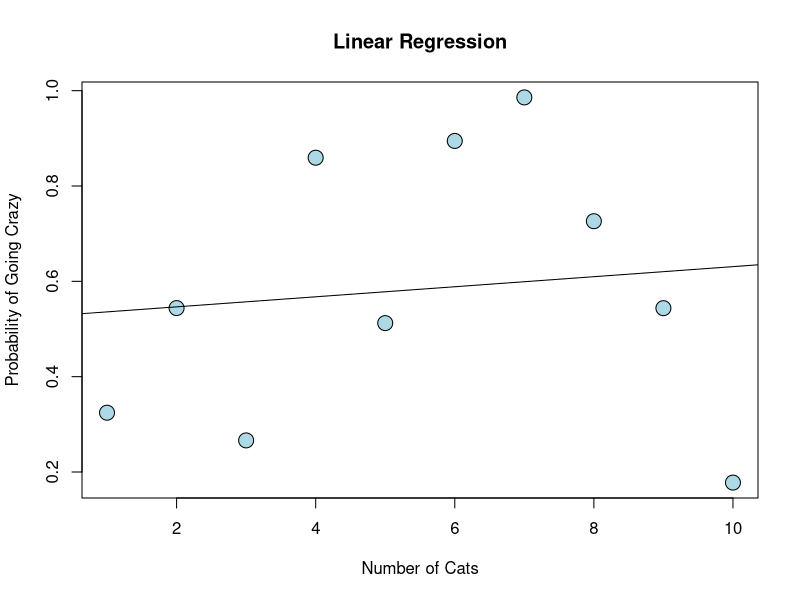
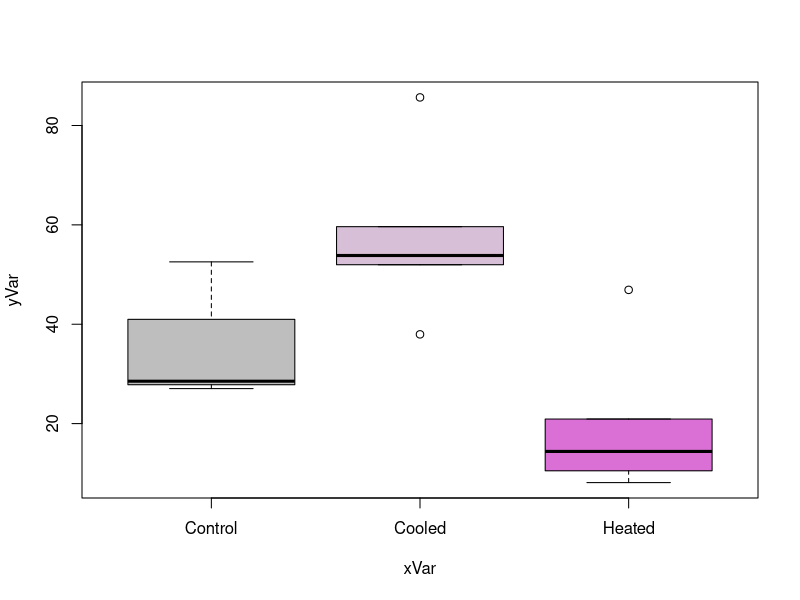
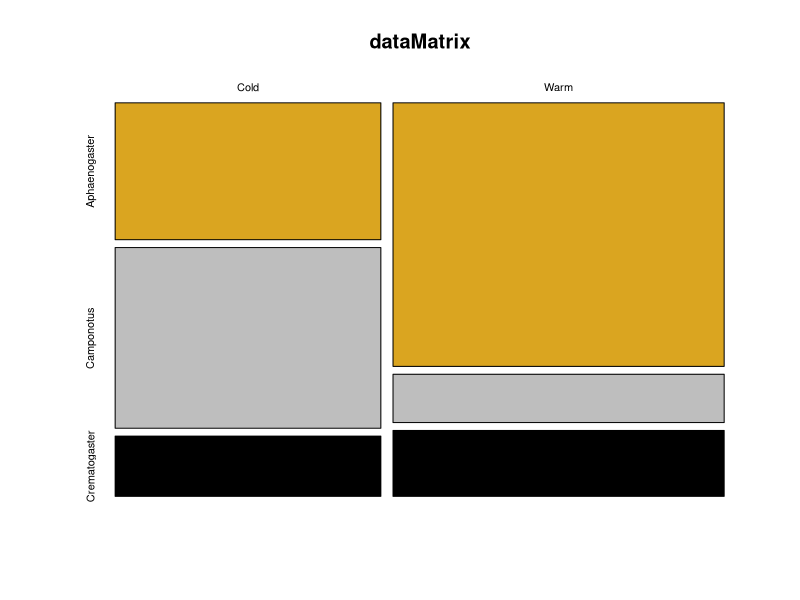
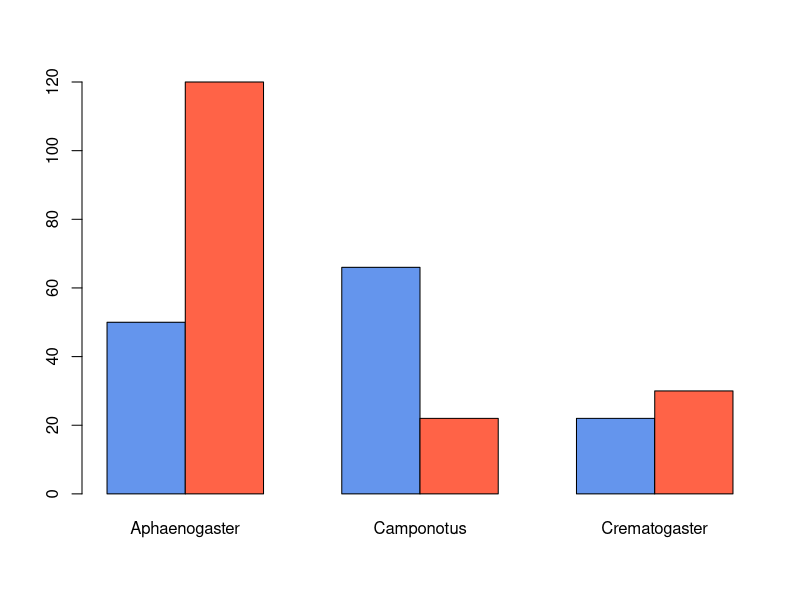
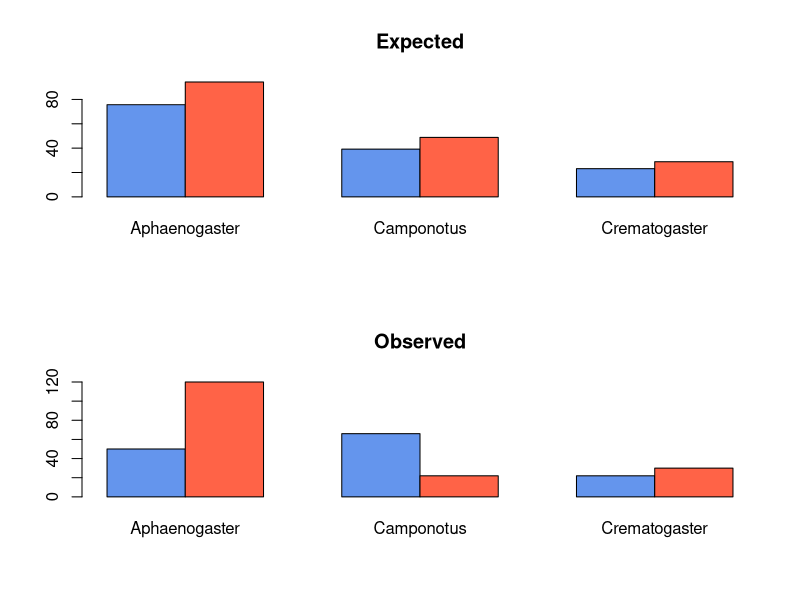
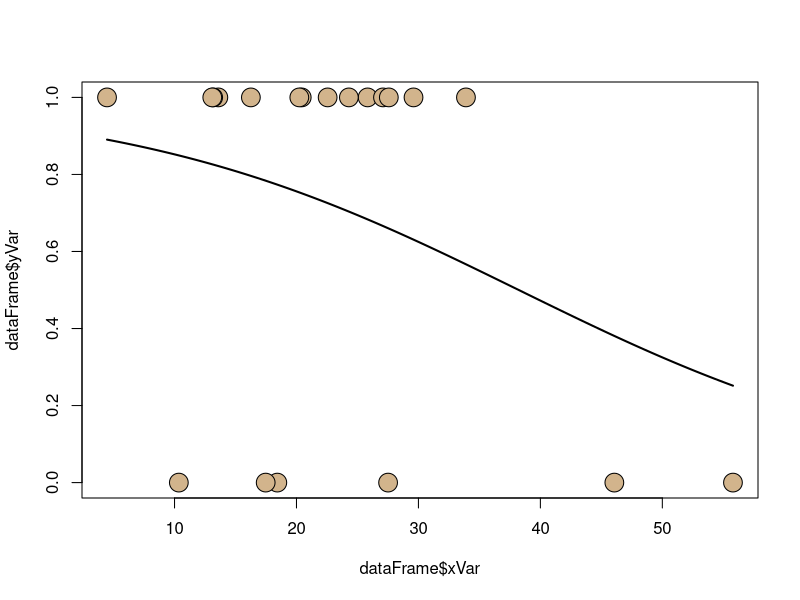

Recreate these plots in R, in order.
# Homework 8 Notes
# 8 March 2017
# MRK


## LINEAR REGRESSION ##
# data
xVar <- 1:10
yVar <- runif(10)
dataFrame <- data.frame(xVar,yVar)

# model
regModel <- lm(yVar~xVar,data=dataFrame)

# model output
print(regModel)
print(summary(regModel))

# plot
plot(y=dataFrame$yVar,x=dataFrame$xVar,pch=21,bg="lightblue",cex=2, main = "Linear Regression", xlab = "Number of Cats", ylab = "Probability of Going Crazy") # pch = parameters related to each point, bg = background for points, cex = size of points
abline(regModel)


## ANOVA ##
# data
xVar <- as.factor(rep(c("Control","Heated","Cooled"),each=5)) # repeating those three treatments, five times each
yVar <- c(rgamma(10,shape=5,scale=5),rgamma(5,shape=5,scale=10)) 
dataFrame <- data.frame(xVar,yVar)

# model
anovaModel <- aov(yVar~xVar,data=dataFrame)

# model output
print(anovaModel)
summary(anovaModel)

# plot
boxplot(yVar~xVar,data=dataFrame,col=c("grey","thistle","orchid"))



## CONTINGENCY TABLE ANALYSIS ##
# data
vec1 <- c(50,66,22) # count data
vec2 <- c(120,22,30)
dataMatrix <- rbind(vec1,vec2)
rownames(dataMatrix) <- c("Cold","Warm")
colnames(dataMatrix) <-c("Aphaenogaster",
                         "Camponotus",
                         "Crematogaster")



# model + model output
print(chisq.test(dataMatrix))

# plot
mosaicplot(x=dataMatrix,
           col=c("goldenrod","grey","black"),
           shade=FALSE)
barplot(height=dataMatrix,
        beside=TRUE,
        col=c("cornflowerblue","tomato"))

# expected data counts
chisq.test(dataMatrix)$expected
# verify that these are actually the expected counts
(sum(dataMatrix[,1])*sum(dataMatrix[1,]))/sum(dataMatrix)

# compare expected vs. observed visually
par(mfrow = c(2,1))
expected <-as.matrix(chisq.test(dataMatrix)$expected)
barplot(height=expected,
        beside=TRUE,
        col=c("cornflowerblue","tomato"), main = "Expected")
barplot(height=dataMatrix,
        beside=TRUE,
        col=c("cornflowerblue","tomato"), main = "Observed")



## LOGISTIC REGRESSION ##
# data
xVar <- rgamma(n=20,shape=5,scale=5)
yVar <- rbinom(n=20,size=1,p=0.5) # gives ones and zeroes
dataFrame <- data.frame(xVar,yVar)

# model
logRegMod <- glm(yVar ~ xVar,
                 data=dataFrame,
                 family=binomial(link="logit"))
# model output
print(logRegMod)
summary(logRegMod)

# plot
par(mfrow=c(1,1))
plot(x=dataFrame$xVar, y=dataFrame$yVar,pch=21,bg="tan",cex=2.5)
curve(predict(logRegMod,data.frame(xVar=x),type="response"),add=TRUE,lwd=2) # predicting based on logistic regression model
